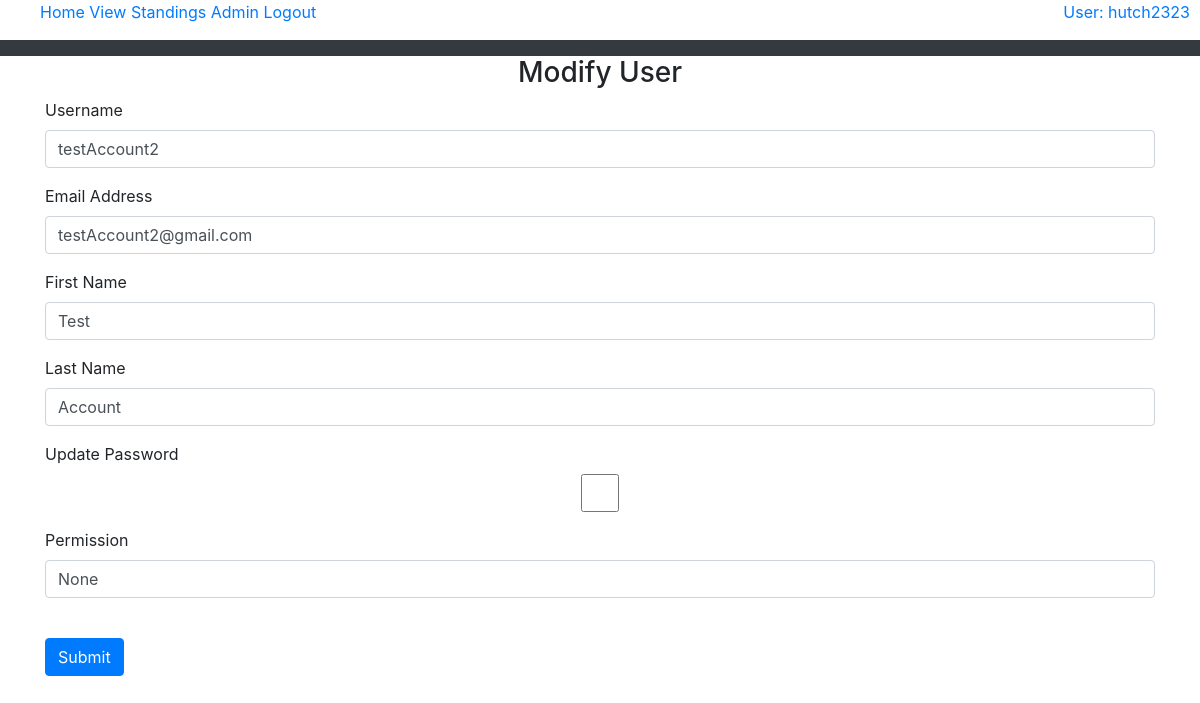
The page /modifyUser/testAccount2 (signed in) on the database its author committed.
### tables this page shows
CREATE TABLE "poolTeams" (
	"teamID"	INTEGER NOT NULL,
	"teamName"	varchar(40) NOT NULL,
	"username"	varchar(30) NOT NULL,
	"player1"	INTEGER NOT NULL,
	"player2"	INTEGER NOT NULL,
	"player3"	INTEGER NOT NULL,
	"player4"	INTEGER NOT NULL,
	"player5"	INTEGER NOT NULL,
	"player6"	INTEGER NOT NULL,
	"player7"	INTEGER NOT NULL,
	"player8"	INTEGER NOT NULL,
	"player9"	INTEGER NOT NULL,
	"player10"	INTEGER NOT NULL,
	"player11"	INTEGER NOT NULL,
	"player12"	INTEGER NOT NULL,
	"player13"	INTEGER NOT NULL,
	"player14"	INTEGER NOT NULL,
	"player15"	INTEGER NOT NULL,
	"player16"	INTEGER NOT NULL,
	"player17"	INTEGER NOT NULL,
	"player18"	INTEGER NOT NULL,
	"player19"	INTEGER NOT NULL,
	"player20"	INTEGER NOT NULL,
	"player21"	INTEGER NOT NULL,
	"teamLogo"	TEXT NOT NULL,
	CONSTRAINT "poolTeams-fk-player15" FOREIGN KEY("player15") REFERENCES "players"("playerID"),
	CONSTRAINT "poolTeams-fk-player6" FOREIGN KEY("player6") REFERENCES "players"("playerID"),
	CONSTRAINT "poolTeams-fk-player11" FOREIGN KEY("player11") REFERENCES "players"("playerID"),
	CONSTRAINT "poolTeams-fk-player1" FOREIGN KEY("player1") REFERENCES "players"("playerID"),
	CONSTRAINT "poolTeams-fk-player3" FOREIGN KEY("player3") REFERENCES "players"("playerID"),
	CONSTRAINT "poolTeams-fk-player12" FOREIGN KEY("player12") REFERENCES "players"("playerID"),
	CONSTRAINT "poolTeams-fk-player20" FOREIGN KEY("player20") REFERENCES "players"("playerID"),
	CONSTRAINT "poolTeams-fk-users" FOREIGN KEY("username") REFERENCES "users"("username"),
	CONSTRAINT "poolTeams-fk-player13" FOREIGN KEY("player13") REFERENCES "players"("playerID"),
	CONSTRAINT "poolTeams-fk-player14" FOREIGN KEY("player14") REFERENCES "players"("playerID"),
	CONSTRAINT "poolTeams-fk-player18" FOREIGN KEY("player18") REFERENCES "players"("playerID"),
	CONSTRAINT "poolTeams-fk-player10" FOREIGN KEY("player10") REFERENCES "players"("playerID"),
	CONSTRAINT "poolTeams-fk-player9" FOREIGN KEY("player9") REFERENCES "players"("playerID"),
	CONSTRAINT "poolTeams-fk-player2" FOREIGN KEY("player2") REFERENCES "players"("playerID"),
	CONSTRAINT "poolTeams-fk-player5" FOREIGN KEY("player5") REFERENCES "players"("playerID"),
	CONSTRAINT "poolTeams-fk-player7" FOREIGN KEY("player7") REFERENCES "players"("playerID"),
	CONSTRAINT "poolTeams-fk-player19" FOREIGN KEY("player19") REFERENCES "players"("playerID"),
	CONSTRAINT "poolTeams-fk-player21" FOREIGN KEY("player21") REFERENCES "players"("playerID"),
	CONSTRAINT "poolTeams-fk-player4" FOREIGN KEY("player4") REFERENCES "players"("playerID"),
	CONSTRAINT "poolTeams-fk-player8" FOREIGN KEY("player8") REFERENCES "players"("playerID"),
	PRIMARY KEY("teamID" AUTOINCREMENT),
	CONSTRAINT "poolTeams-fk-player17" FOREIGN KEY("player17") REFERENCES "players"("playerID"),
	CONSTRAINT "poolTeams-fk-player16" FOREIGN KEY("player16") REFERENCES "players"("playerID")
);

CREATE TABLE "users" (
	"username"	varchar(30) NOT NULL,
	"password"	char(60) NOT NULL,
	"firstName"	varchar(50) NOT NULL,
	"lastName"	varchar(50) NOT NULL,
	"emailAddress"	varchar(255) NOT NULL, permission TEXT,
	PRIMARY KEY("username")
);

### application.py (the view)
@app.route("/modifyUser/<username>")
def modifyUser(username):
    if ("permission" in session) and (session["permission"] == "admin"):
        db.connect()
        user = db.getUserInfo(username)
        return render_template("modifyUser.html", userToModify=user, username=getUserInfo(),
                               permission=getUserPermission(), userTeamID=getUserTeamID())
    elif "username" in session:
        if session["username"] == username:
            db.connect()
            user = db.getUserInfo(session["username"])
            return render_template("modifyUser.html", userToModify=user, username=getUserInfo(),
                                   permission=getUserPermission(), userTeamID=getUserTeamID())
    return redirect(url_for('index'))

### application.py (called while the page is built)
def userTeam():
    while (True):
        try:
            db.connect()
            username = None
            teamInPool = False
            if "username" in session:
                username = session["username"]
                if (db.checkForUserInPool(username)):
                    teamInPool = True
            return teamInPool
        except sqlite3.ProgrammingError:
            db.close()

def getUserTeamID():
    while (True):
        try:
            db.connect()
            username = None
            teamID = None
            if(userTeam()):
                username = session["username"]
                teamID = db.getUserPoolTeamID(username)
            return teamID
        except sqlite3.ProgrammingError:
            db.close()

def getUserInfo():
    username = None
    if "username" in session:
        username = session["username"]
    return username

def getUserPermission():
    permission = None
    if "permission" in session:
        permission = session["permission"]
    return permission

### db.py (called while the page is built, shortened)
def connect():
    global conn

def getUserInfo(username):
    sql = '''Select * from users
                    where username = ?'''
    try:
        with closing(conn.cursor()) as c:
            c.execute(sql, (username,))
            results = c.fetchall()
            for row in results:
                user = User(username=row[0], password=row[1], firstName=row[2], lastName=row[3], emailAddress=row[4],
                            permission=row[5])
            return user
    except sqlite3.OperationalError as e:
        print("Error: Database could not be read. Program closing")
        print(e)

def checkForUserInPool(username):
    sql = '''Select * from poolTeams
                        where username = ?'''
    try:
        with closing(conn.cursor()) as c:
            c.execute(sql, (username,))
            results = c.fetchone()
            if (results):
                return True
            else:
                return False
    except sqlite3.OperationalError as e:
        print("Error: Database could not be read. Program closing")
        print(e)

def getUserPoolTeamID(username):
    sql = '''Select teamID from poolTeams
                        where username = ?'''
    try:
        with closing(conn.cursor()) as c:
            c.execute(sql, (username,))
            result = c.fetchone()
            return result[0]
    except sqlite3.OperationalError as e:
        print("Error: Database could not be read. Program closing")
        print(e)

### templates/modifyUser.html (shortened to what this page needs)
{% extends "base.html" %}
{% block content %}
    <form method="POST">
      <h3 align="center">Modify User</h3>
      <div class="form-group">
        <label for="userName">Username</label>
        <input
          type="text"
          class="form-control"
          id="userName"
          name="userName"
          {% if 'userName' in form %}
              value="{{form['userName']}}"
          {% else %}
            value="{{userToModify.username}}"
          {% endif %}
        />
      </div>
      <div class="form-group">
        <label for="email">Email Address</label>
        <input
          type="email"
          class="form-control"
          id="email"
          name="email"
          {% if 'email' in form %}
              value="{{form['email']}}"
          {% else %}
            value="{{userToModify.emailAddress}}"
          {% endif %}
        />
      </div>
      <div class="form-group">
        <label for="firstName">First Name</label>
        <input
          type="text"
          class="form-control"
          id="firstName"
          name="firstName"
          {% if 'firstName' in form %}
            value="{{form['firstName']}}"
          {% else %}
            value="{{userToModify.firstName}}"
          {% endif %}
        />
      </div>
      <div class="form-group">
        <label for="lastName">Last Name</label>
        <input
          type="text"
          class="form-control"
          id="lastName"
          name="lastName"
          {% if 'lastName' in form %}
            value="{{form['lastName']}}"
          {% else %}
            value="{{userToModify.lastName}}"
          {% endif %}
        />
      </div>
      <div class="form-group">
        <label for="updatePassword">Update Password</label>
        <input
          type="checkbox"
          class="form-control"
          id="updatePassword"
          name="updatePassword"
        />
      </div>
      {% if permission == "admin" %}
        <div class="form-group">
          <label for="permission">Permission</label>
          <input
            type="text"
            class="form-control"
            id="permission"
            name="permission"
            {% if 'permission' in form %}
              value="{{form['permission']}}"
            {% else %}
              value="{{userToModify.permission}}"
            {% endif %}
            />
        </div>
      {% endif %}
      <br />
      <button id="submit" type="submit" class="btn btn-primary">Submit</button>
    </form>
{% endblock %}

### templates/base.html (shortened to what this page needs)
<!DOCTYPE html>
<html>
  <head>
    <link
      rel="stylesheet"
      href="https://stackpath.bootstrapcdn.com/bootstrap/4.4.1/css/bootstrap.min.css"
/>
    <link
      rel="stylesheet"
      href="https://stackpath.bootstrapcdn.com/font-awesome/4.7.0/css/font-awesome.min.css"
/>
  </head>
  <body>
    <ul>
        <a href="{{ url_for('index') }}">Home</a>
    <a href="{{ url_for('teamStandings') }}">View Standings</a>
    {% if username is none %}
        <a href="{{ url_for('login') }}">Login/Sign Up</a>
    {% else %}
        {% if permission == "admin" %}
            <a href="{{ url_for('admin') }}">Admin</a>
        {% endif %}
        <a href="{{ url_for('logout') }}">Logout</a>
        <div id="userOptions" display="block" style="float: right; padding-right: 10px">
            <a id="username" href="{{ url_for('modifyUser', username=username) }}">User: {{ username }}</a>
        </div>
    {% endif %}
    </ul>
    <nav class="navbar navbar-expand-lg navbar-dark bg-dark">
    </nav>
    <div class="container">{% block content %} {% endblock %}</div>
  </body>
</html>

### rows shown on the page
poolTeams: username "hutch2323"
users: userName "testAccount2", email "testAccount2@gmail.com", firstName "Test", lastName "Account"
